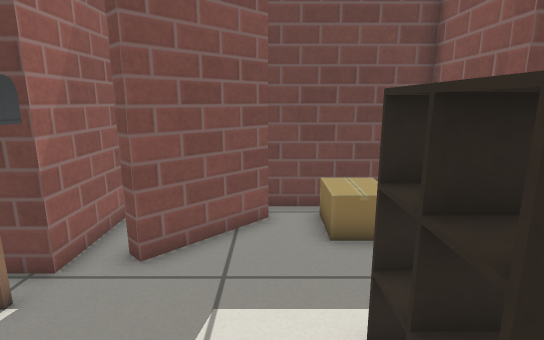
view 1 (above)

17 first-person views from a walk through a Gazebo world. The camera is 0.88 m above the floor, tilts 12° down and sees 80° across. Floor lines are 1 m apart. The floor is counted in squares, 0.25 m on a side. Each view is taken from the middle of a square. On the plan, view 1 faces up. The plan holds only what a view shows up to about 20 squares ahead; the rest is blank. The place goes on beyond the plan. Simple patterns stand in for the simulator's built-in surfaces.

view 2
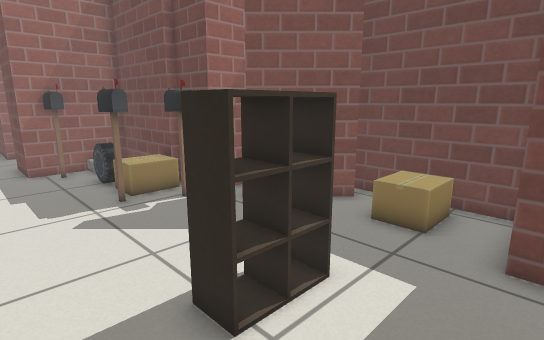

view 3
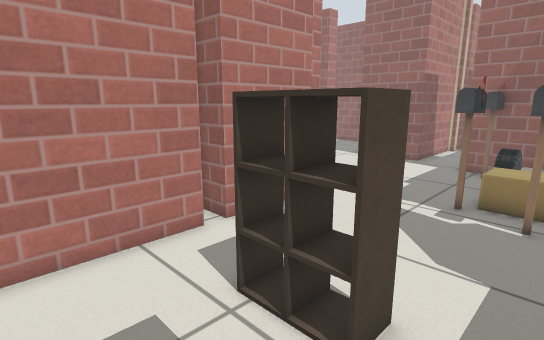

view 4
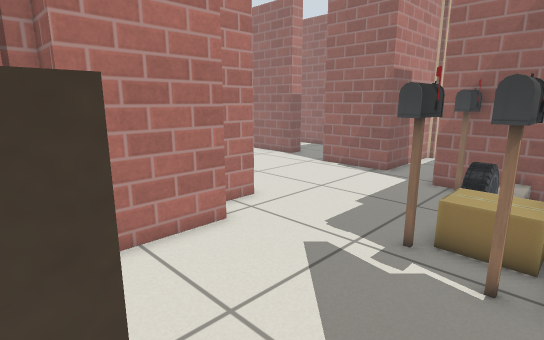

view 5
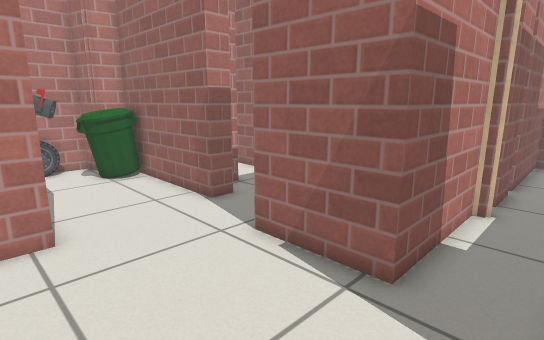

view 6
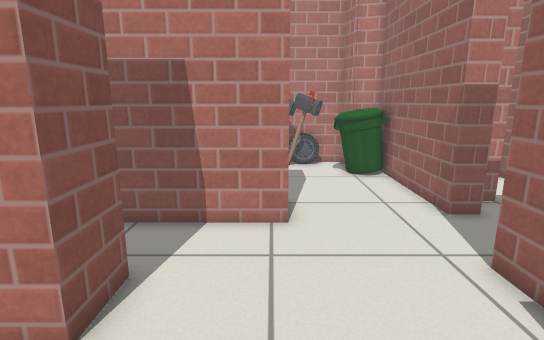

view 7
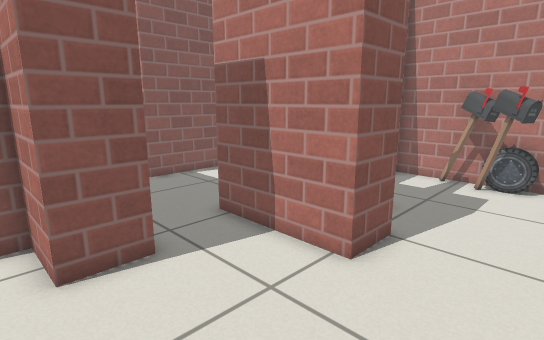

view 8
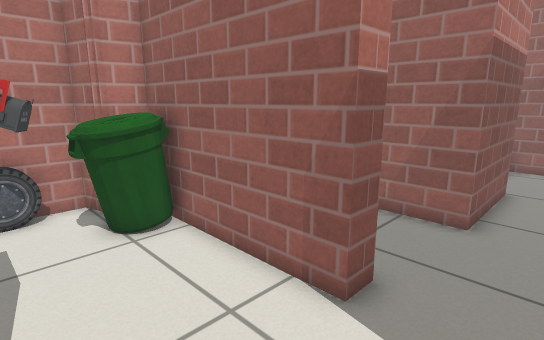

view 9
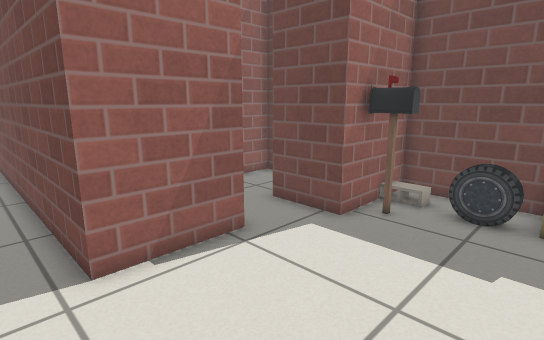

view 10
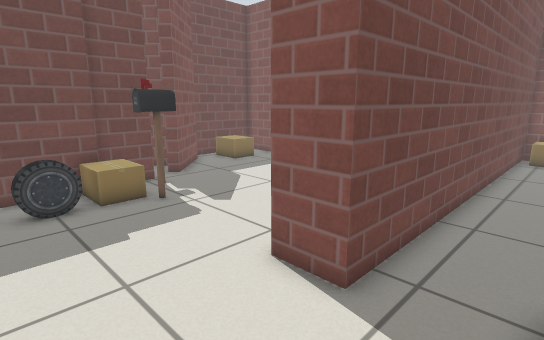

view 11
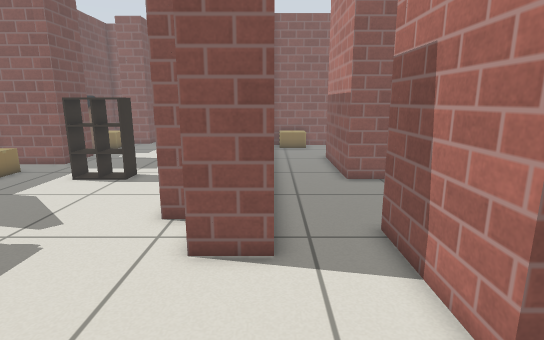

view 12
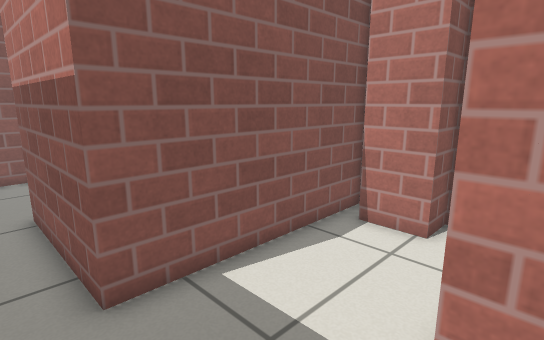

view 13
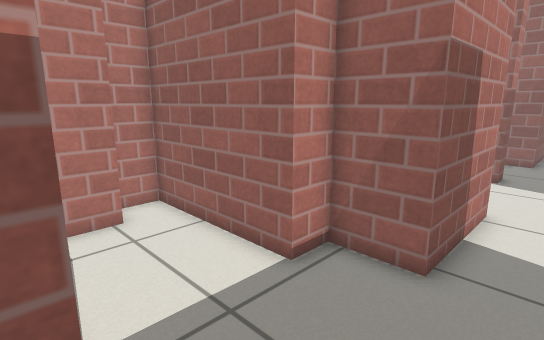

view 14
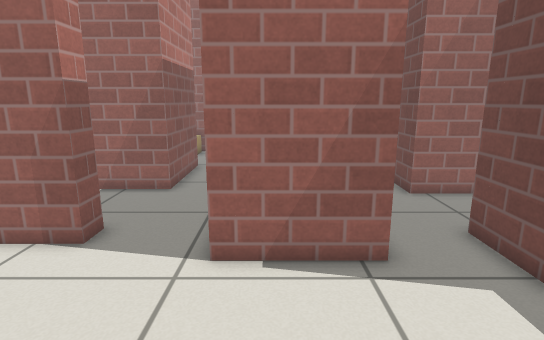

view 15
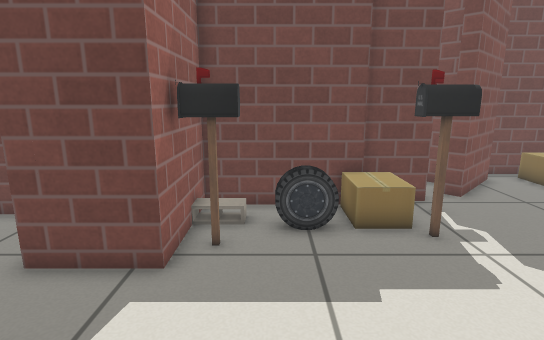

view 16
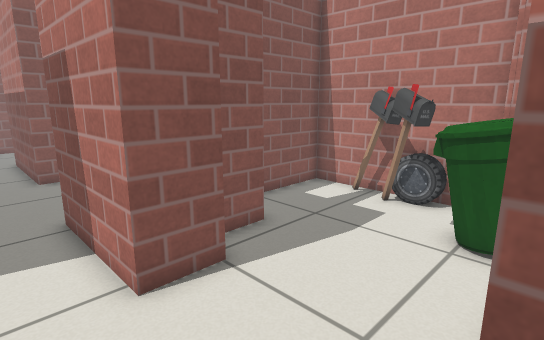

view 17
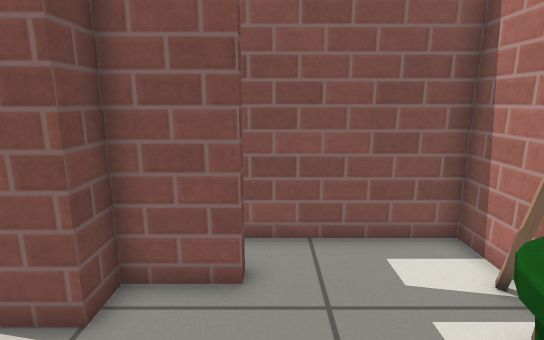

### Floor plan
Points are (right, up) in squares from view 1. A wall is a line through its corners. A room is listed if a view was taken in it or the views show most of it. See-through windows are left out.
Room 1 (views 1, 2, 3, 4)
walls: (-2.5, 8.4) (-3.2, 9.2); (0, 9.5) (-2.9, 6.6) (-3.4, 7.2); (1, -1.6) (5.8, -1.6); (-3.7, -1.6) (0.3, -1.6); (6.5, 6.8) (5.1, 6.8) (5.1, 10.6) (-0.8, 10.6); (-4.5, 9.5) (-4.5, 6.2)
low walls: (1.5, 4.1) (2.6, 4.1) (2.6, 1.6) (1.5, 1.6) (1.5, 4.1); (2.6, 2.8) (1.4, 2.8)
ways out: opening at (-5.5, 2) to room 2
objects: postbox (-5, 5) to (-4, 5); cardboard box (2, 8) to (3, 10)
Room 2 (views 5, 6, 7, 8, 9, 10, 11, 12, 14, 15, 16, 17)
walls: (-15.6, -8.7) (-14.6, -8.7) (-14.6, -16.2) (-13.3, -16.5) (-12.9, -17.8) (-7.6, -17.8); (-13.7, -1.4) (-13.7, -5.4) (-21.5, -5.4); (-7.6, -12.4) (-8.2, -12.4) (-8.2, -10.1) (-9.5, -10.1) (-9.5, -8) (-4.5, -8); (-17, -10.1) (-16.5, -10.1); (-2.4, -5.1) (-6.1, -5.1) (-6.1, -3) (-3.7, -3) (-3.7, -1.6); (-21.5, -8) (-19.8, -8) (-19.8, -14.1); (-6.9, 5.8) (-12.3, 5.8) (-12.3, 1.4) (-13.5, 1.4); (-4.5, 6.2) (-6.9, 6.2)
ways out: opening at (-5.5, 2) to room 1; opening at (-3, -6.5) to room 3; opening at (-8, -15) to room 4; opening at (-14.5, 0)
objects: bin (-14, -16) to (-12, -14); car (-12, -17) to (-11, -17); postbox (-12, -16) to (-10, -16); postbox (-12, 2) to (-11, 3); cinder block (-11, 4) to (-11, 5); postbox (-10, -17) to (-9, -17); car (-10, 3) to (-8, 4); cardboard box (-8, 4) to (-6, 5); postbox (-6, 3) to (-5, 3)
Room 3 (view 13)
walls: (-4.5, -8) (-4.5, -10.4) (-3.1, -10.4) (-3.1, -16.8) (-1.3, -16.8) (-1.3, -15.4) (0.8, -15.4); (1.5, -16.9) (1.5, -8.4) (6.5, -8.4); (6.5, -5.1) (-2.4, -5.1)
ways out: opening at (-3, -6.5) to room 2
Room 4 (no view inside)
walls: (-7.6, -17.8) (-6.1, -17.8) (-6.1, -12.3)
ways out: opening at (-8, -15) to room 2

Positions as (right, up) in squares from view 1, and headings:
1: (0, 0), facing up
2: (6, -1), facing up-left
3: (6, 6), facing down-left
4: (2, 6), facing down-left
5: (-8, 1), facing down-left
6: (-9, 1), facing down
7: (-13, -2), facing down-right
8: (-10, -6), facing down-left
9: (-7, -7), facing up-left
10: (-11, -8), facing up-right
11: (-13, -5), facing right
12: (-4, -7), facing down-right
13: (2, -6), facing down-left
14: (-7, -4), facing left
15: (-10, -5), facing up
16: (-15, -6), facing down-right
17: (-14, -13), facing right
